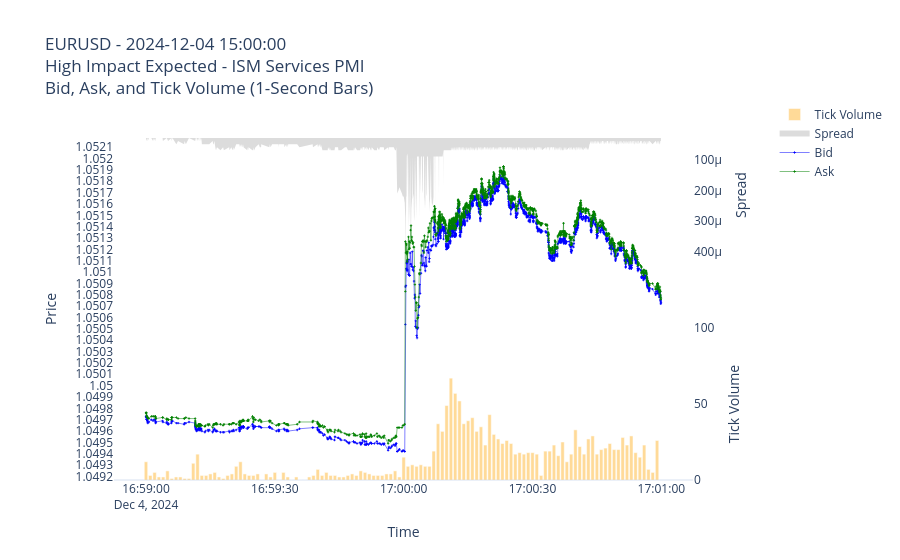
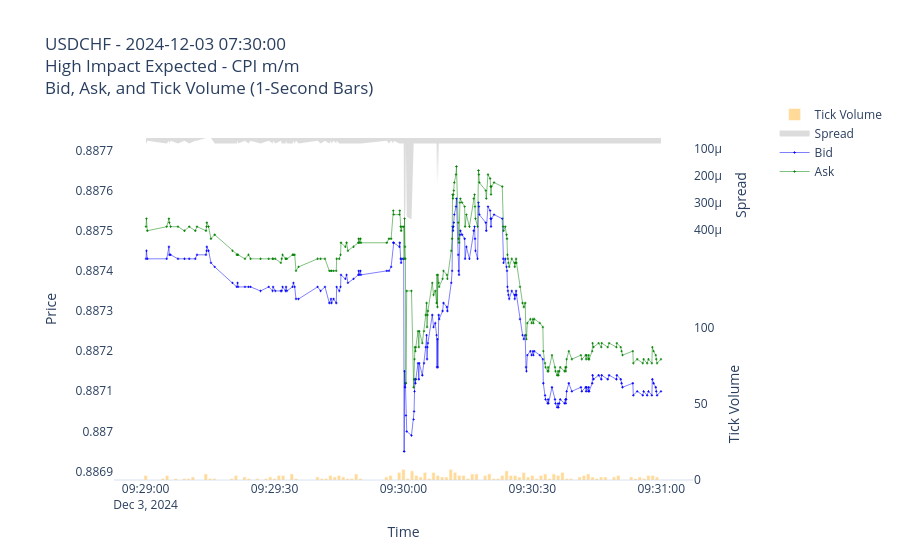
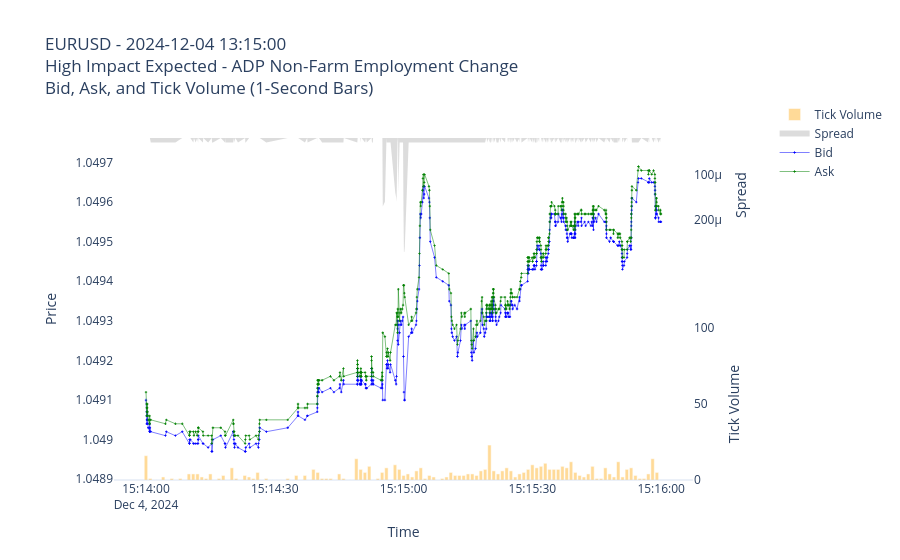
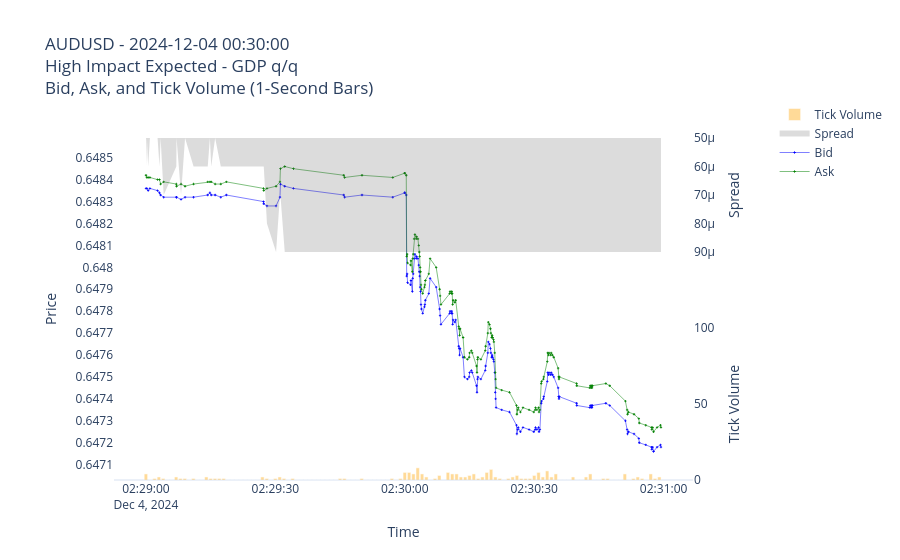

These figures' notebook cell, in order:
### Code cell
for row, test_news in df_news_red.iterrows():
    # print(row)

    # Related pairs
    df_pair = df_sym_forex[df_sym_forex.name.str.contains(test_news.currency)]
    df_pair = df_pair[df_pair.name.str.contains("USD")]

    if len(df_pair) == 0:
        continue

    symbol = df_pair.name.iloc[0]
    # print(symbol)

    start_time = (test_news.datetime - pd.Timedelta(minutes=1) + pd.Timedelta(hours=3)).to_pydatetime()
    end_time = (test_news.datetime + pd.Timedelta(minutes=1) + pd.Timedelta(hours=3)).to_pydatetime()
    # print(start_time, end_time)

    ticks = mt.copy_ticks_range(symbol, start_time, end_time, mt.COPY_TICKS_ALL)
    df_ticks = pd.DataFrame(ticks)
    df_ticks['datetime'] = pd.to_datetime(df_ticks['time_msc'], unit='ms')
    df_ticks.set_index('datetime', inplace=True)

    df_ticks['spread'] = (df_ticks['ask'] - df_ticks['bid'])

    tickvolume_seconds = 1
    tickvolume = df_ticks['bid'].resample(f'{tickvolume_seconds}S').count()


    # Calculate the range of price (bid/ask)
    price_min, price_max = df_ticks[['bid', 'ask']].min().min(), df_ticks[['bid', 'ask']].max().max()
    mid_price = price_max / 2 + price_min / 2
    price_range = price_max - price_min
    y_range = [price_min - 0.1 * price_range, price_max + 0.1 * price_range]

    # Calculate the range of spread
    spread_min, spread_max = df_ticks['spread'].min(), df_ticks['spread'].max()
    mid_spread = spread_max / 2 + spread_min / 2
    y3_range = [spread_min, spread_max]

    fig = go.Figure()

    fig.add_trace(go.Bar(x=tickvolume.index, y=tickvolume, name='Tick Volume', marker_color='orange', opacity=0.4, yaxis='y2'))
    fig.add_trace(go.Scatter(x=df_ticks.index, y=df_ticks['spread'], name='Spread', fillcolor='rgba(80, 80, 80, 0.2)', fill='tozeroy', mode='none', yaxis='y3'))
    fig.add_trace(go.Scatter(x=df_ticks.index, y=df_ticks['bid'], name='Bid', line_color='blue', line_width=.5, mode='lines+markers', marker_symbol='cross', marker_size=2))
    fig.add_trace(go.Scatter(x=df_ticks.index, y=df_ticks['ask'], name='Ask', line_color='green', line_width=.5, mode='lines+markers',marker_symbol='cross', marker_size=2))

    # Update layout to add a secondary y-axis
    fig.update_layout(
        title=f"{symbol} - {test_news.datetime}<br>{test_news.impactTitle} - {test_news['name']}<br>Bid, Ask, and Tick Volume ({tickvolume_seconds}-Second Bars)",
        xaxis=dict(
            title='Time', 
            domain=[0.05, 0.9]),
        yaxis=dict(
            title='Price', 
            side='left', showgrid=False, 
            dtick=0.0001, range=y_range, domain=[0, 0.9]),
        yaxis2=dict(
            title='Tick Volume', 
            side='right', showgrid=False, 
            anchor='x', position=0.9, range=[0, 100], domain=[0, 0.4]),
        yaxis3=dict(
            title='Spread', 
            side='right', showgrid=False, 
            anchor='x', position=0.9, range=y3_range[::-1], domain=[0.6, 0.9]),
        plot_bgcolor='rgba(0,0,0,0)',
        template='plotly_white',
        dragmode='zoom',
        hovermode='x'
    )

    fig.show()

### Figure 1 — Plotly figure (JSON) as saved in the notebook; plotly's stock layout.template omitted (floating-point values rounded to 4 significant figures; data arrays with more than 128 entries replaced by an {"elided": "..."} marker saying what was removed)
{"data": [{"marker": {"color": "orange"}, "name": "Tick Volume", "opacity": 0.4, "type": "bar", "x": ["2024-12-04T16:59:00", "2024-12-04T16:59:01", "2024-12-04T16:59:02", "2024-12-04T16:59:03", "2024-12-04T16:59:04", "2024-12-04T16:59:05", "2024-12-04T16:59:06", "2024-12-04T16:59:07", "2024-12-04T16:59:08", "2024-12-04T16:59:09", "2024-12-04T16:59:10", "2024-12-04T16:59:11", "2024-12-04T16:59:12", "2024-12-04T16:59:13", "2024-12-04T16:59:14", "2024-12-04T16:59:15", "2024-12-04T16:59:16", "2024-12-04T16:59:17", "2024-12-04T16:59:18", "2024-12-04T16:59:19", "2024-12-04T16:59:20", "2024-12-04T16:59:21", "2024-12-04T16:59:22", "2024-12-04T16:59:23", "2024-12-04T16:59:24", "2024-12-04T16:59:25", "2024-12-04T16:59:26", "2024-12-04T16:59:27", "2024-12-04T16:59:28", "2024-12-04T16:59:29", "2024-12-04T16:59:30", "2024-12-04T16:59:31", "2024-12-04T16:59:32", "2024-12-04T16:59:33", "2024-12-04T16:59:34", "2024-12-04T16:59:35", "2024-12-04T16:59:36", "2024-12-04T16:59:37", "2024-12-04T16:59:38", "2024-12-04T16:59:39", "2024-12-04T16:59:40", "2024-12-04T16:59:41", "2024-12-04T16:59:42", "2024-12-04T16:59:43", "2024-12-04T16:59:44", "2024-12-04T16:59:45", "2024-12-04T16:59:46", "2024-12-04T16:59:47", "2024-12-04T16:59:48", "2024-12-04T16:59:49", "2024-12-04T16:59:50", "2024-12-04T16:59:51", "2024-12-04T16:59:52", "2024-12-04T16:59:53", "2024-12-04T16:59:54", "2024-12-04T16:59:55", "2024-12-04T16:59:56", "2024-12-04T16:59:57", "2024-12-04T16:59:58", "2024-12-04T16:59:59", "2024-12-04T17:00:00", "2024-12-04T17:00:01", "2024-12-04T17:00:02", "2024-12-04T17:00:03", "2024-12-04T17:00:04", "2024-12-04T17:00:05", "2024-12-04T17:00:06", "2024-12-04T17:00:07", "2024-12-04T17:00:08", "2024-12-04T17:00:09", "2024-12-04T17:00:10", "2024-12-04T17:00:11", "2024-12-04T17:00:12", "2024-12-04T17:00:13", "2024-12-04T17:00:14", "2024-12-04T17:00:15", "2024-12-04T17:00:16", "2024-12-04T17:00:17", "2024-12-04T17:00:18", "2024-12-04T17:00:19", "2024-12-04T17:00:20", "2024-12-04T17:00:21", "2024-12-04T17:00:22", "2024-12-04T17:00:23", "2024-12-04T17:00:24", "2024-12-04T17:00:25", "2024-12-04T17:00:26", "2024-12-04T17:00:27", "2024-12-04T17:00:28", "2024-12-04T17:00:29", "2024-12-04T17:00:30", "2024-12-04T17:00:31", "2024-12-04T17:00:32", "2024-12-04T17:00:33", "2024-12-04T17:00:34", "2024-12-04T17:00:35", "2024-12-04T17:00:36", "2024-12-04T17:00:37", "2024-12-04T17:00:38", "2024-12-04T17:00:39", "2024-12-04T17:00:40", "2024-12-04T17:00:41", "2024-12-04T17:00:42", "2024-12-04T17:00:43", "2024-12-04T17:00:44", "2024-12-04T17:00:45", "2024-12-04T17:00:46", "2024-12-04T17:00:47", "2024-12-04T17:00:48", "2024-12-04T17:00:49", "2024-12-04T17:00:50", "2024-12-04T17:00:51", "2024-12-04T17:00:52", "2024-12-04T17:00:53", "2024-12-04T17:00:54", "2024-12-04T17:00:55", "2024-12-04T17:00:56", "2024-12-04T17:00:57", "2024-12-04T17:00:58", "2024-12-04T17:00:59"], "y": [12, 3, 5, 2, 2, 6, 1, 2, 2, 1, 1, 11, 17, 3, 3, 4, 5, 2, 1, 3, 4, 9, 12, 4, 3, 3, 4, 0, 4, 2, 5, 0, 5, 2, 0, 2, 0, 0, 2, 3, 7, 3, 5, 3, 3, 2, 2, 3, 4, 3, 6, 5, 4, 3, 3, 3, 4, 4, 6, 2, 15, 9, 10, 9, 10, 9, 9, 19, 37, 32, 49, 67, 57, 52, 37, 39, 41, 32, 35, 23, 43, 30, 27, 24, 26, 24, 17, 18, 17, 18, 18, 17, 3, 19, 19, 23, 16, 25, 12, 17, 33, 22, 17, 27, 29, 17, 20, 21, 24, 20, 20, 28, 23, 29, 18, 15, 23, 7, 5, 26], "yaxis": "y2"}, {"fill": "tozeroy", "fillcolor": "rgba(80, 80, 80, 0.2)", "mode": "none", "name": "Spread", "type": "scatter", "x": {"elided": "1653 str values"}, "y": {"elided": "1653 float values"}, "yaxis": "y3"}, {"line": {"color": "blue", "width": 0.5}, "marker": {"size": 2, "symbol": "cross"}, "mode": "lines+markers", "name": "Bid", "type": "scatter", "x": {"elided": "1653 str values"}, "y": {"elided": "1653 float values"}}, {"line": {"color": "green", "width": 0.5}, "marker": {"size": 2, "symbol": "cross"}, "mode": "lines+markers", "name": "Ask", "type": "scatter", "x": {"elided": "1653 str values"}, "y": {"elided": "1653 float values"}}], "layout": {"dragmode": "zoom", "hovermode": "x", "plot_bgcolor": "rgba(0,0,0,0)", "title": {"text": "EURUSD - 2024-12-04 15:00:00<br>High Impact Expected - ISM Services PMI<br>Bid, Ask, and Tick Volume (1-Second Bars)"}, "xaxis": {"domain": [0.05, 0.9], "title": {"text": "Time"}}, "yaxis": {"domain": [0, 0.9], "dtick": 0.0001, "range": [1.049, 1.052], "showgrid": false, "side": "left", "title": {"text": "Price"}}, "yaxis2": {"anchor": "x", "domain": [0, 0.4], "position": 0.9, "range": [0, 100], "showgrid": false, "side": "right", "title": {"text": "Tick Volume"}}, "yaxis3": {"anchor": "x", "domain": [0.6, 0.9], "position": 0.9, "range": [0.0004, 3e-05], "showgrid": false, "side": "right", "title": {"text": "Spread"}}}}

### Figure 2 — Plotly figure (JSON) as saved in the notebook; plotly's stock layout.template omitted (floating-point values rounded to 4 significant figures; data arrays with more than 128 entries replaced by an {"elided": "..."} marker saying what was removed)
{"data": [{"marker": {"color": "orange"}, "name": "Tick Volume", "opacity": 0.4, "type": "bar", "x": ["2024-12-03T09:29:00", "2024-12-03T09:29:01", "2024-12-03T09:29:02", "2024-12-03T09:29:03", "2024-12-03T09:29:04", "2024-12-03T09:29:05", "2024-12-03T09:29:06", "2024-12-03T09:29:07", "2024-12-03T09:29:08", "2024-12-03T09:29:09", "2024-12-03T09:29:10", "2024-12-03T09:29:11", "2024-12-03T09:29:12", "2024-12-03T09:29:13", "2024-12-03T09:29:14", "2024-12-03T09:29:15", "2024-12-03T09:29:16", "2024-12-03T09:29:17", "2024-12-03T09:29:18", "2024-12-03T09:29:19", "2024-12-03T09:29:20", "2024-12-03T09:29:21", "2024-12-03T09:29:22", "2024-12-03T09:29:23", "2024-12-03T09:29:24", "2024-12-03T09:29:25", "2024-12-03T09:29:26", "2024-12-03T09:29:27", "2024-12-03T09:29:28", "2024-12-03T09:29:29", "2024-12-03T09:29:30", "2024-12-03T09:29:31", "2024-12-03T09:29:32", "2024-12-03T09:29:33", "2024-12-03T09:29:34", "2024-12-03T09:29:35", "2024-12-03T09:29:36", "2024-12-03T09:29:37", "2024-12-03T09:29:38", "2024-12-03T09:29:39", "2024-12-03T09:29:40", "2024-12-03T09:29:41", "2024-12-03T09:29:42", "2024-12-03T09:29:43", "2024-12-03T09:29:44", "2024-12-03T09:29:45", "2024-12-03T09:29:46", "2024-12-03T09:29:47", "2024-12-03T09:29:48", "2024-12-03T09:29:49", "2024-12-03T09:29:50", "2024-12-03T09:29:51", "2024-12-03T09:29:52", "2024-12-03T09:29:53", "2024-12-03T09:29:54", "2024-12-03T09:29:55", "2024-12-03T09:29:56", "2024-12-03T09:29:57", "2024-12-03T09:29:58", "2024-12-03T09:29:59", "2024-12-03T09:30:00", "2024-12-03T09:30:01", "2024-12-03T09:30:02", "2024-12-03T09:30:03", "2024-12-03T09:30:04", "2024-12-03T09:30:05", "2024-12-03T09:30:06", "2024-12-03T09:30:07", "2024-12-03T09:30:08", "2024-12-03T09:30:09", "2024-12-03T09:30:10", "2024-12-03T09:30:11", "2024-12-03T09:30:12", "2024-12-03T09:30:13", "2024-12-03T09:30:14", "2024-12-03T09:30:15", "2024-12-03T09:30:16", "2024-12-03T09:30:17", "2024-12-03T09:30:18", "2024-12-03T09:30:19", "2024-12-03T09:30:20", "2024-12-03T09:30:21", "2024-12-03T09:30:22", "2024-12-03T09:30:23", "2024-12-03T09:30:24", "2024-12-03T09:30:25", "2024-12-03T09:30:26", "2024-12-03T09:30:27", "2024-12-03T09:30:28", "2024-12-03T09:30:29", "2024-12-03T09:30:30", "2024-12-03T09:30:31", "2024-12-03T09:30:32", "2024-12-03T09:30:33", "2024-12-03T09:30:34", "2024-12-03T09:30:35", "2024-12-03T09:30:36", "2024-12-03T09:30:37", "2024-12-03T09:30:38", "2024-12-03T09:30:39", "2024-12-03T09:30:40", "2024-12-03T09:30:41", "2024-12-03T09:30:42", "2024-12-03T09:30:43", "2024-12-03T09:30:44", "2024-12-03T09:30:45", "2024-12-03T09:30:46", "2024-12-03T09:30:47", "2024-12-03T09:30:48", "2024-12-03T09:30:49", "2024-12-03T09:30:50", "2024-12-03T09:30:51", "2024-12-03T09:30:52", "2024-12-03T09:30:53", "2024-12-03T09:30:54", "2024-12-03T09:30:55", "2024-12-03T09:30:56", "2024-12-03T09:30:57", "2024-12-03T09:30:58", "2024-12-03T09:30:59"], "y": [3, 0, 0, 0, 1, 3, 0, 1, 0, 1, 1, 2, 0, 0, 4, 1, 1, 0, 0, 0, 1, 3, 0, 2, 1, 0, 1, 0, 1, 2, 1, 3, 3, 0, 4, 1, 0, 0, 0, 0, 2, 1, 1, 3, 2, 3, 2, 1, 1, 4, 1, 0, 0, 0, 0, 0, 2, 3, 0, 5, 7, 1, 6, 3, 2, 5, 1, 5, 3, 2, 2, 7, 5, 3, 3, 1, 4, 4, 0, 3, 4, 1, 1, 3, 6, 3, 3, 2, 5, 2, 3, 1, 3, 4, 1, 4, 3, 5, 1, 1, 0, 2, 3, 4, 2, 1, 2, 2, 0, 2, 3, 0, 0, 2, 1, 2, 1, 3, 3, 2], "yaxis": "y2"}, {"fill": "tozeroy", "fillcolor": "rgba(80, 80, 80, 0.2)", "mode": "none", "name": "Spread", "type": "scatter", "x": {"elided": "230 str values"}, "y": {"elided": "230 float values"}, "yaxis": "y3"}, {"line": {"color": "blue", "width": 0.5}, "marker": {"size": 2, "symbol": "cross"}, "mode": "lines+markers", "name": "Bid", "type": "scatter", "x": {"elided": "230 str values"}, "y": {"elided": "230 float values"}}, {"line": {"color": "green", "width": 0.5}, "marker": {"size": 2, "symbol": "cross"}, "mode": "lines+markers", "name": "Ask", "type": "scatter", "x": {"elided": "230 str values"}, "y": {"elided": "230 float values"}}], "layout": {"dragmode": "zoom", "hovermode": "x", "plot_bgcolor": "rgba(0,0,0,0)", "title": {"text": "USDCHF - 2024-12-03 07:30:00<br>High Impact Expected - CPI m/m<br>Bid, Ask, and Tick Volume (1-Second Bars)"}, "xaxis": {"domain": [0.05, 0.9], "title": {"text": "Time"}}, "yaxis": {"domain": [0, 0.9], "dtick": 0.0001, "range": [0.8869, 0.8877], "showgrid": false, "side": "left", "title": {"text": "Price"}}, "yaxis2": {"anchor": "x", "domain": [0, 0.4], "position": 0.9, "range": [0, 100], "showgrid": false, "side": "right", "title": {"text": "Tick Volume"}}, "yaxis3": {"anchor": "x", "domain": [0.6, 0.9], "position": 0.9, "range": [0.00048, 6e-05], "showgrid": false, "side": "right", "title": {"text": "Spread"}}}}

### Figure 3 — Plotly figure (JSON) as saved in the notebook; plotly's stock layout.template omitted (floating-point values rounded to 4 significant figures; data arrays with more than 128 entries replaced by an {"elided": "..."} marker saying what was removed)
{"data": [{"marker": {"color": "orange"}, "name": "Tick Volume", "opacity": 0.4, "type": "bar", "x": ["2024-12-04T15:14:00", "2024-12-04T15:14:01", "2024-12-04T15:14:02", "2024-12-04T15:14:03", "2024-12-04T15:14:04", "2024-12-04T15:14:05", "2024-12-04T15:14:06", "2024-12-04T15:14:07", "2024-12-04T15:14:08", "2024-12-04T15:14:09", "2024-12-04T15:14:10", "2024-12-04T15:14:11", "2024-12-04T15:14:12", "2024-12-04T15:14:13", "2024-12-04T15:14:14", "2024-12-04T15:14:15", "2024-12-04T15:14:16", "2024-12-04T15:14:17", "2024-12-04T15:14:18", "2024-12-04T15:14:19", "2024-12-04T15:14:20", "2024-12-04T15:14:21", "2024-12-04T15:14:22", "2024-12-04T15:14:23", "2024-12-04T15:14:24", "2024-12-04T15:14:25", "2024-12-04T15:14:26", "2024-12-04T15:14:27", "2024-12-04T15:14:28", "2024-12-04T15:14:29", "2024-12-04T15:14:30", "2024-12-04T15:14:31", "2024-12-04T15:14:32", "2024-12-04T15:14:33", "2024-12-04T15:14:34", "2024-12-04T15:14:35", "2024-12-04T15:14:36", "2024-12-04T15:14:37", "2024-12-04T15:14:38", "2024-12-04T15:14:39", "2024-12-04T15:14:40", "2024-12-04T15:14:41", "2024-12-04T15:14:42", "2024-12-04T15:14:43", "2024-12-04T15:14:44", "2024-12-04T15:14:45", "2024-12-04T15:14:46", "2024-12-04T15:14:47", "2024-12-04T15:14:48", "2024-12-04T15:14:49", "2024-12-04T15:14:50", "2024-12-04T15:14:51", "2024-12-04T15:14:52", "2024-12-04T15:14:53", "2024-12-04T15:14:54", "2024-12-04T15:14:55", "2024-12-04T15:14:56", "2024-12-04T15:14:57", "2024-12-04T15:14:58", "2024-12-04T15:14:59", "2024-12-04T15:15:00", "2024-12-04T15:15:01", "2024-12-04T15:15:02", "2024-12-04T15:15:03", "2024-12-04T15:15:04", "2024-12-04T15:15:05", "2024-12-04T15:15:06", "2024-12-04T15:15:07", "2024-12-04T15:15:08", "2024-12-04T15:15:09", "2024-12-04T15:15:10", "2024-12-04T15:15:11", "2024-12-04T15:15:12", "2024-12-04T15:15:13", "2024-12-04T15:15:14", "2024-12-04T15:15:15", "2024-12-04T15:15:16", "2024-12-04T15:15:17", "2024-12-04T15:15:18", "2024-12-04T15:15:19", "2024-12-04T15:15:20", "2024-12-04T15:15:21", "2024-12-04T15:15:22", "2024-12-04T15:15:23", "2024-12-04T15:15:24", "2024-12-04T15:15:25", "2024-12-04T15:15:26", "2024-12-04T15:15:27", "2024-12-04T15:15:28", "2024-12-04T15:15:29", "2024-12-04T15:15:30", "2024-12-04T15:15:31", "2024-12-04T15:15:32", "2024-12-04T15:15:33", "2024-12-04T15:15:34", "2024-12-04T15:15:35", "2024-12-04T15:15:36", "2024-12-04T15:15:37", "2024-12-04T15:15:38", "2024-12-04T15:15:39", "2024-12-04T15:15:40", "2024-12-04T15:15:41", "2024-12-04T15:15:42", "2024-12-04T15:15:43", "2024-12-04T15:15:44", "2024-12-04T15:15:45", "2024-12-04T15:15:46", "2024-12-04T15:15:47", "2024-12-04T15:15:48", "2024-12-04T15:15:49", "2024-12-04T15:15:50", "2024-12-04T15:15:51", "2024-12-04T15:15:52", "2024-12-04T15:15:53", "2024-12-04T15:15:54", "2024-12-04T15:15:55", "2024-12-04T15:15:56", "2024-12-04T15:15:57", "2024-12-04T15:15:58", "2024-12-04T15:15:59"], "y": [16, 1, 0, 0, 2, 0, 1, 0, 1, 0, 4, 4, 4, 2, 1, 4, 0, 1, 3, 0, 8, 1, 0, 3, 2, 1, 5, 0, 1, 0, 0, 0, 0, 1, 0, 3, 0, 3, 0, 7, 5, 1, 1, 1, 0, 4, 1, 0, 0, 14, 7, 5, 9, 0, 1, 5, 8, 0, 10, 7, 3, 4, 2, 6, 8, 1, 3, 2, 0, 1, 2, 5, 3, 3, 3, 4, 4, 3, 6, 7, 23, 6, 4, 6, 8, 6, 2, 4, 5, 7, 10, 8, 9, 11, 7, 7, 7, 9, 8, 12, 5, 3, 2, 4, 9, 1, 1, 8, 4, 2, 12, 2, 7, 8, 3, 1, 1, 4, 14, 5], "yaxis": "y2"}, {"fill": "tozeroy", "fillcolor": "rgba(80, 80, 80, 0.2)", "mode": "none", "name": "Spread", "type": "scatter", "x": {"elided": "483 str values"}, "y": {"elided": "483 float values"}, "yaxis": "y3"}, {"line": {"color": "blue", "width": 0.5}, "marker": {"size": 2, "symbol": "cross"}, "mode": "lines+markers", "name": "Bid", "type": "scatter", "x": {"elided": "483 str values"}, "y": {"elided": "483 float values"}}, {"line": {"color": "green", "width": 0.5}, "marker": {"size": 2, "symbol": "cross"}, "mode": "lines+markers", "name": "Ask", "type": "scatter", "x": {"elided": "483 str values"}, "y": {"elided": "483 float values"}}], "layout": {"dragmode": "zoom", "hovermode": "x", "plot_bgcolor": "rgba(0,0,0,0)", "title": {"text": "EURUSD - 2024-12-04 13:15:00<br>High Impact Expected - ADP Non-Farm Employment Change<br>Bid, Ask, and Tick Volume (1-Second Bars)"}, "xaxis": {"domain": [0.05, 0.9], "title": {"text": "Time"}}, "yaxis": {"domain": [0, 0.9], "dtick": 0.0001, "range": [1.049, 1.05], "showgrid": false, "side": "left", "title": {"text": "Price"}}, "yaxis2": {"anchor": "x", "domain": [0, 0.4], "position": 0.9, "range": [0, 100], "showgrid": false, "side": "right", "title": {"text": "Tick Volume"}}, "yaxis3": {"anchor": "x", "domain": [0.6, 0.9], "position": 0.9, "range": [0.00027, 2e-05], "showgrid": false, "side": "right", "title": {"text": "Spread"}}}}

### Figure 4 — Plotly figure (JSON) as saved in the notebook; plotly's stock layout.template omitted (floating-point values rounded to 4 significant figures; data arrays with more than 128 entries replaced by an {"elided": "..."} marker saying what was removed)
{"data": [{"marker": {"color": "orange"}, "name": "Tick Volume", "opacity": 0.4, "type": "bar", "x": ["2024-12-04T02:29:00", "2024-12-04T02:29:01", "2024-12-04T02:29:02", "2024-12-04T02:29:03", "2024-12-04T02:29:04", "2024-12-04T02:29:05", "2024-12-04T02:29:06", "2024-12-04T02:29:07", "2024-12-04T02:29:08", "2024-12-04T02:29:09", "2024-12-04T02:29:10", "2024-12-04T02:29:11", "2024-12-04T02:29:12", "2024-12-04T02:29:13", "2024-12-04T02:29:14", "2024-12-04T02:29:15", "2024-12-04T02:29:16", "2024-12-04T02:29:17", "2024-12-04T02:29:18", "2024-12-04T02:29:19", "2024-12-04T02:29:20", "2024-12-04T02:29:21", "2024-12-04T02:29:22", "2024-12-04T02:29:23", "2024-12-04T02:29:24", "2024-12-04T02:29:25", "2024-12-04T02:29:26", "2024-12-04T02:29:27", "2024-12-04T02:29:28", "2024-12-04T02:29:29", "2024-12-04T02:29:30", "2024-12-04T02:29:31", "2024-12-04T02:29:32", "2024-12-04T02:29:33", "2024-12-04T02:29:34", "2024-12-04T02:29:35", "2024-12-04T02:29:36", "2024-12-04T02:29:37", "2024-12-04T02:29:38", "2024-12-04T02:29:39", "2024-12-04T02:29:40", "2024-12-04T02:29:41", "2024-12-04T02:29:42", "2024-12-04T02:29:43", "2024-12-04T02:29:44", "2024-12-04T02:29:45", "2024-12-04T02:29:46", "2024-12-04T02:29:47", "2024-12-04T02:29:48", "2024-12-04T02:29:49", "2024-12-04T02:29:50", "2024-12-04T02:29:51", "2024-12-04T02:29:52", "2024-12-04T02:29:53", "2024-12-04T02:29:54", "2024-12-04T02:29:55", "2024-12-04T02:29:56", "2024-12-04T02:29:57", "2024-12-04T02:29:58", "2024-12-04T02:29:59", "2024-12-04T02:30:00", "2024-12-04T02:30:01", "2024-12-04T02:30:02", "2024-12-04T02:30:03", "2024-12-04T02:30:04", "2024-12-04T02:30:05", "2024-12-04T02:30:06", "2024-12-04T02:30:07", "2024-12-04T02:30:08", "2024-12-04T02:30:09", "2024-12-04T02:30:10", "2024-12-04T02:30:11", "2024-12-04T02:30:12", "2024-12-04T02:30:13", "2024-12-04T02:30:14", "2024-12-04T02:30:15", "2024-12-04T02:30:16", "2024-12-04T02:30:17", "2024-12-04T02:30:18", "2024-12-04T02:30:19", "2024-12-04T02:30:20", "2024-12-04T02:30:21", "2024-12-04T02:30:22", "2024-12-04T02:30:23", "2024-12-04T02:30:24", "2024-12-04T02:30:25", "2024-12-04T02:30:26", "2024-12-04T02:30:27", "2024-12-04T02:30:28", "2024-12-04T02:30:29", "2024-12-04T02:30:30", "2024-12-04T02:30:31", "2024-12-04T02:30:32", "2024-12-04T02:30:33", "2024-12-04T02:30:34", "2024-12-04T02:30:35", "2024-12-04T02:30:36", "2024-12-04T02:30:37", "2024-12-04T02:30:38", "2024-12-04T02:30:39", "2024-12-04T02:30:40", "2024-12-04T02:30:41", "2024-12-04T02:30:42", "2024-12-04T02:30:43", "2024-12-04T02:30:44", "2024-12-04T02:30:45", "2024-12-04T02:30:46", "2024-12-04T02:30:47", "2024-12-04T02:30:48", "2024-12-04T02:30:49", "2024-12-04T02:30:50", "2024-12-04T02:30:51", "2024-12-04T02:30:52", "2024-12-04T02:30:53", "2024-12-04T02:30:54", "2024-12-04T02:30:55", "2024-12-04T02:30:56", "2024-12-04T02:30:57", "2024-12-04T02:30:58", "2024-12-04T02:30:59"], "y": [4, 0, 1, 2, 1, 0, 0, 2, 1, 1, 0, 1, 0, 0, 2, 1, 1, 1, 1, 0, 0, 0, 0, 0, 0, 0, 0, 2, 1, 0, 1, 2, 1, 0, 1, 0, 0, 0, 0, 0, 0, 0, 0, 0, 0, 1, 1, 0, 0, 0, 1, 0, 0, 0, 0, 0, 0, 1, 0, 1, 5, 5, 4, 8, 4, 2, 0, 1, 3, 0, 5, 4, 4, 2, 2, 3, 4, 1, 2, 5, 7, 2, 1, 0, 1, 2, 3, 1, 1, 1, 3, 5, 2, 6, 2, 4, 0, 0, 0, 2, 0, 0, 2, 4, 0, 0, 1, 1, 0, 0, 0, 4, 0, 1, 2, 1, 0, 4, 1, 2], "yaxis": "y2"}, {"fill": "tozeroy", "fillcolor": "rgba(80, 80, 80, 0.2)", "mode": "none", "name": "Spread", "type": "scatter", "x": {"elided": "162 str values"}, "y": {"elided": "162 float values"}, "yaxis": "y3"}, {"line": {"color": "blue", "width": 0.5}, "marker": {"size": 2, "symbol": "cross"}, "mode": "lines+markers", "name": "Bid", "type": "scatter", "x": {"elided": "162 str values"}, "y": {"elided": "162 float values"}}, {"line": {"color": "green", "width": 0.5}, "marker": {"size": 2, "symbol": "cross"}, "mode": "lines+markers", "name": "Ask", "type": "scatter", "x": {"elided": "162 str values"}, "y": {"elided": "162 float values"}}], "layout": {"dragmode": "zoom", "hovermode": "x", "plot_bgcolor": "rgba(0,0,0,0)", "title": {"text": "AUDUSD - 2024-12-04 00:30:00<br>High Impact Expected - GDP q/q<br>Bid, Ask, and Tick Volume (1-Second Bars)"}, "xaxis": {"domain": [0.05, 0.9], "title": {"text": "Time"}}, "yaxis": {"domain": [0, 0.9], "dtick": 0.0001, "range": [0.647, 0.6486], "showgrid": false, "side": "left", "title": {"text": "Price"}}, "yaxis2": {"anchor": "x", "domain": [0, 0.4], "position": 0.9, "range": [0, 100], "showgrid": false, "side": "right", "title": {"text": "Tick Volume"}}, "yaxis3": {"anchor": "x", "domain": [0.6, 0.9], "position": 0.9, "range": [9e-05, 5e-05], "showgrid": false, "side": "right", "title": {"text": "Spread"}}}}
